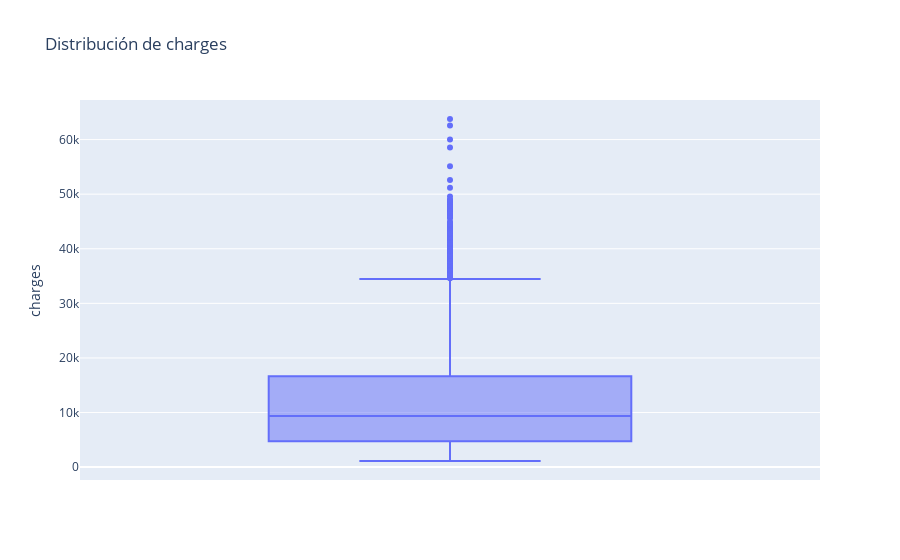

The notebook cell saved with this chart:
### Code cell
import plotly.express as px

fig = px.box(df, y = 'charges', title='Distribución de charges')
fig.show()

### Figure 1 — Plotly figure (JSON) as saved in the notebook; plotly's stock layout.template omitted (floating-point values rounded to 4 significant figures; data arrays with more than 128 entries replaced by an {"elided": "..."} marker saying what was removed)
{"data": [{"alignmentgroup": "True", "hovertemplate": "charges=%{y}<extra></extra>", "legendgroup": "", "marker": {"color": "#636efa"}, "name": "", "notched": false, "offsetgroup": "", "orientation": "v", "showlegend": false, "type": "box", "x0": " ", "xaxis": "x", "y": {"elided": "1338 float values"}, "y0": " ", "yaxis": "y"}], "layout": {"boxmode": "group", "legend": {"tracegroupgap": 0}, "title": {"text": "Distribución de charges"}, "xaxis": {"anchor": "y", "domain": [0, 1]}, "yaxis": {"anchor": "x", "domain": [0, 1], "title": {"text": "charges"}}}}
